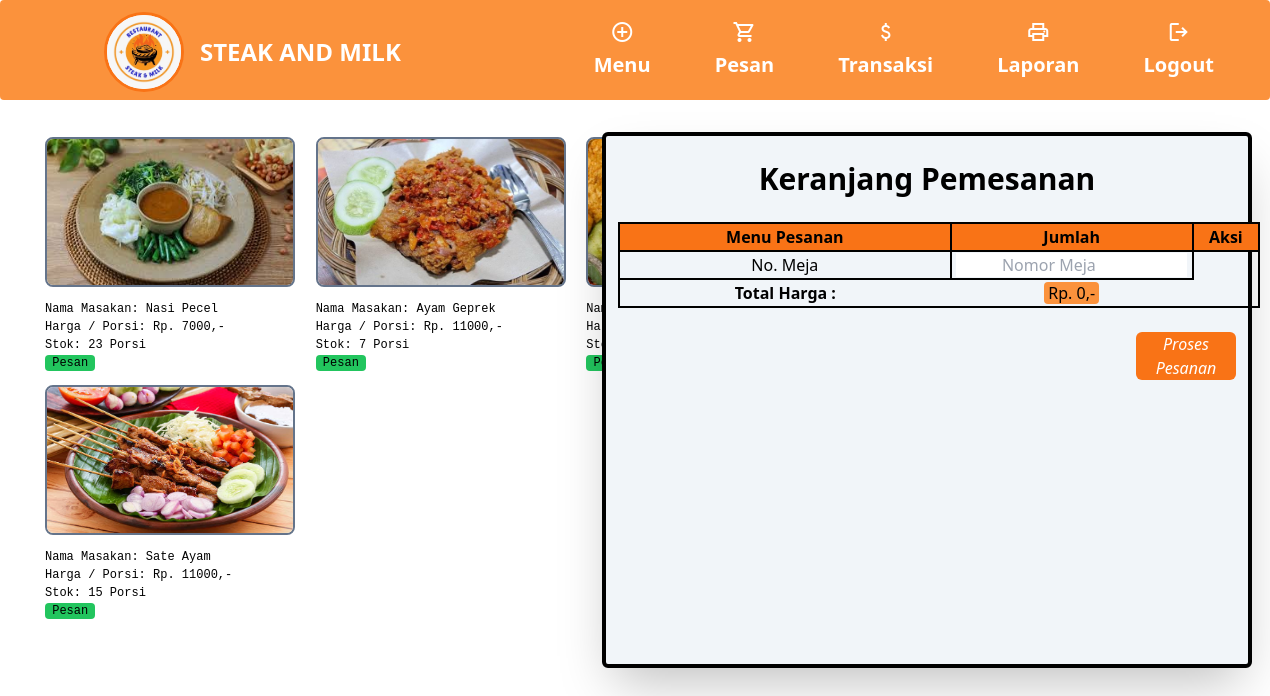
The page /entri_order.php (signed in) on the database its author committed.
### tables this page shows
CREATE TABLE `tb_masakan` (
  `id_masakan` int(11) NOT NULL,
  `nama_masakan` varchar(150) NOT NULL,
  `harga` varchar(150) NOT NULL,
  `stok` int(11) NOT NULL,
  `status_masakan` varchar(150) NOT NULL,
  `gambar_masakan` varchar(150) NOT NULL
);

CREATE TABLE `user` (
  `id_user` int(11) NOT NULL,
  `username` varchar(150) NOT NULL,
  `password` varchar(150) NOT NULL,
  `nama_user` varchar(150) NOT NULL,
  `id_level` int(11) NOT NULL,
  `status` varchar(150) NOT NULL,
  `role` varchar(20) NOT NULL
);

### entri_order.php (the view, shortened to what this page needs)
<!DOCTYPE html>
<?php
include "connection/koneksi.php";
include "topbar.php";
$id = $_SESSION['id_user'];
if (isset($_SESSION['username'])) {
  $query = "select * from user natural join tb_level where id_user = $id";
  mysqli_query($conn, $query);
  $sql = mysqli_query($conn, $query);
  while ($r = mysqli_fetch_array($sql)) {
?>
    <html lang="en">
    <head>
      <script src="https://cdn.tailwindcss.com"></script>
      <link href="/your-path-to-fontawesome/css/fontawesome.css" rel="stylesheet">
      <link href="/your-path-to-fontawesome/css/brands.css" rel="stylesheet">
      <link href="/your-path-to-fontawesome/css/solid.css" rel="stylesheet">
    </head>
    <body>
      <?php
      if ($r['id_level'] == 1 || $r['id_level'] == 2 || $r['id_level'] == 5) {
      ?>
        <?php
        $order = array();
        $query_lihat_order = "select * from tb_order";
        $sql_lihat_order = mysqli_query($conn, $query_lihat_order);
        while ($r_dt_order = mysqli_fetch_array($sql_lihat_order)) {
          if ($r_dt_order['status_order'] != 'sudah bayar') {
            array_push($order, $r_dt_order['id_pengunjung']);
          }
        }
        if (in_array($id, $order)) {
        ?>
          <div class="container text-center">
            <div class="">
              <div class="widget-box span12">
                <div class="widget-content">
                  <div class="my-5 font-bold text-lg">
                    Terimakasih, Anda telah melakukan pemesanan.<br>
                    Silahkan tunggu pesanan tiba di meja saudara. Apabila selesai menyantap hidangan, silahkan lakukan proses pembayaran di kasir !
                  </div>
                </div>
              </div>
            </div>
            <div class="">
              <div class="widget-box span12">
                <div class="mb-5 font-semibold text-lg">
                  <h5>Menu yang dipesan</h5>
                </div>
                <div class="justify-center">
                  <table class="border-black border-2 mx-56 justify-items-center">
                    <thead>
                      <tr>
                        <th class="border-black border-r-2 bg-orange-500" style="width: 150px">No.</th>
                        <th class="border-black border-r-2 bg-orange-500" style="width: 300px">Menu</th>
                        <th class="border-black border-r-2 bg-orange-500" style="width: 100px">Jumlah</th>
                        <th class="border-black border-r-2 bg-orange-500" style="width: 300px">Harga</th>
                        <th class="border-black border-r-2 bg-orange-500" style="width: 300px">Total</th>
                      </tr>
                    </thead>
                    <tbody>
                      <?php
                      $no_order_fiks = 1;
                      $query_order_fiks = "select * from tb_pesan natural join tb_masakan where id_user = $id and status_pesan != 'sudah'";
                      $sql_order_fiks = mysqli_query($conn, $query_order_fiks);
                      while ($r_order_fiks = mysqli_fetch_array($sql_order_fiks)) {
                      ?>
                        <tr class="border-black border-2 h-[50px]">
                          <td>
                            <center><?php echo $no_order_fiks++; ?>. </center>
                          </td>
                          <td><?php echo $r_order_fiks['nama_masakan']; ?></td>
                          <td class="right">
                            <center><?php echo $r_order_fiks['jumlah']; ?></center>
                          </td>
                          <td class="right">Rp. <?php echo $r_order_fiks['harga']; ?>,-</td>
                          <td class="right">
                            <strong>
                              Rp.
                              <?php
                              $hasil = $r_order_fiks['harga'] * $r_order_fiks['jumlah'];
                              echo $hasil;
                              ?>,-
                            </strong>
                          </td>
                        </tr>
                      <?php
                      }
                      $query_harga = "select * from tb_order where id_pengunjung = $id and status_order = 'belum bayar'";
                      $sql_harga = mysqli_query($conn, $query_harga);
                      $result_harga = mysqli_fetch_array($sql_harga);
                      ?>
                      <tr class="border-black border-2 h-[50px] bg-gray-200">
                        <td></td>
                        <td><strong>
                            <center>Total</center>
                          </strong></td>
                        <td class="right"></td>
                        <td class="right"></td>
                        <td class="right"><strong>Rp. <?php echo $result_harga['total_harga']; ?>,-</strong></td>
                      </tr>
                        <tr class="border-black border-2 h-[50px]">
                          <td></td>
                          <td><strong>
                              <center>No. Meja</center>
                            </strong></td>
                          <td class="right"></td>
                          <td class="right"></td>
                          <td class="right">
                            <center><strong><?php echo $result_harga['no_meja']; ?></strong></center>
                          </td>
                        </tr>
                    </tbody>
                  </table>
                </div>
              </div>
            </div>
          </div>
        <?php
        } else {
        ?>
          <div class=" container grid grid-cols-2">
            <div class="container px-11 py-9 w-[900px]">
              <div class="grid grid-cols-3 content-center">
                <?php
                $pesan = array();
                $query_data_makanan = "select * from tb_masakan where stok > 0 order by id_masakan desc";
                $sql_data_makanan = mysqli_query($conn, $query_data_makanan);
                while ($r_dt_makanan = mysqli_fetch_array($sql_data_makanan)) {
                ?>
                  <table class="mb-3 font-mono text-xs">
                    <tbody class="rounded-lg">
                      <tr>
                        <td>
                          <div class="w-full h-full mb-3"><img class="object-fill object-center rounded-lg border-2 border-slate-500" style="min-height: 150px; min-width: 250px; max-height: 150px; max-width: 250px; " src="gambar/<?php echo $r_dt_makanan['gambar_masakan'] ?>" alt=""></div>
                        </td>
                      </tr>
                      <tr>
                        <td>Nama Masakan: <?php echo $r_dt_makanan['nama_masakan']; ?></td>
                      </tr>
                      <tr>
                        <td>Harga / Porsi: Rp. <?php echo $r_dt_makanan['harga']; ?>,-</td>
                      </tr>
                      <tr>
                        <td>Stok: <?php echo $r_dt_makanan['stok']; ?> Porsi</td>
                      </tr>
                      <form method="post">
                        <tr>
                          <td class="text-xs">
                            <?php
                            if (in_array($r_dt_makanan['id_masakan'], $pesan)) {
                            ?>
                              <button type="submit" value="<?php echo $r_dt_makanan['id_masakan']; ?>" name="tambah_pesan" class="bg-blue-700 rounded" disabled>
                                <i class='icon-shopping-cart'></i>&nbsp;Telah dipesan&nbsp;
                              </button>
                            <?php
                            } else {
                            ?>
                              <button type="submit" value="<?php echo $r_dt_makanan['id_masakan']; ?>" name="tambah_pesan" class="bg-green-500 rounded hover:bg-gray-500">
                                <i class='icon-shopping-cart'></i>&nbsp;Pesan&nbsp;
                              </button>
                            <?php
                            }
                            ?>
                          </td>
                        </tr>
                      </form>
                    </tbody>
                  </table>
                <?php
                }
                ?>
              </div>
            </div>
            <div class="border-4 border-black rounded-md w-[650px] ml-[90px] mr-[100px] mt-8 bg-slate-100 shadow-2xl">
              <form action="" method="post">
                <div class="widget-box">
                  <div class="widget-title"> <span class="icon"> <i class="icon-shopping-cart"></i> </span>
                    <h5 class="text-center my-[25px] text-3xl font-bold">Keranjang Pemesanan</h5>
                  </div>
                  <div class="container mx-3">
                    <table class="border-2 border-black rounded-sm">
                      <thead class="border-2 border-black rounded-sm bg-orange-500">
                        <tr>
                          <th style="width: 50%" class="border-r-2 border-black rounded-sm">Menu Pesanan</th>
                          <th style="width: 30%" class="border-r-2 border-black rounded-sm">Jumlah</th>
                          <th style="width: 10%" class="border-r-2 border-black rounded-sm">Aksi</th>
                        </tr>
                      </thead>
                      <tbody>
                        <tr class="odd gradeX">
                          <td class="border-r-2 border-b-2 border-black rounded-sm text-center">No. Meja</td>
                          <td class="border-r-2 border-b-2 border-black rounded-sm my-8">
                            <center>
                              <input required name="no_meja" type="number" value="" placeholder="&nbsp;&nbsp;&nbsp;&nbsp;&nbsp;&nbsp;&nbsp;&nbsp;&nbsp;&nbsp;&nbsp;Nomor Meja" />
                            </center>
                          </td>
                          <td></td>
                        </tr>
                        <tr class="odd gradeX">
                          <td class="font-bold text-center">Total Harga :</td>
                          <td>
                            <center>
                              <span class="bg-orange-400 rounded">&nbsp;Rp. <span id="total_harga">0</span>,-&nbsp;</span>
                            </center>
                          </td>
                          <td>
                          </td>
                        </tr>
                      </tbody>
                    </table>
                  </div>
                </div>
                <br>
                <button type="submit" value="" name="proses_pesan" class="bg-orange-500 w-[100px] rounded-md ml-[530px] hover:bg-slate-400">
                  <i class="text-white">Proses Pesanan</i>
                </button>
            </div>
        <?php
        }
      }
        ?>
          </div>
    </body>
    </html>
<?php
  }
} else {
  header('location: logout.php');
}
?>

### rows shown on the page
tb_masakan: gambar_masakan (picture), nama_masakan "Nasi Pecel", harga "7000", stok "23", $r_dt_makanan['id_masakan'] 19 (drawn)
tb_masakan: gambar_masakan (picture), nama_masakan "Ayam Geprek", harga "11000", stok "7", $r_dt_makanan['id_masakan'] 18 (drawn)
tb_masakan: $r_dt_makanan['id_masakan'] 14 (drawn)
tb_masakan: gambar_masakan (picture), nama_masakan "Sate Ayam", harga "11000", stok "15", $r_dt_makanan['id_masakan'] 8 (drawn)
